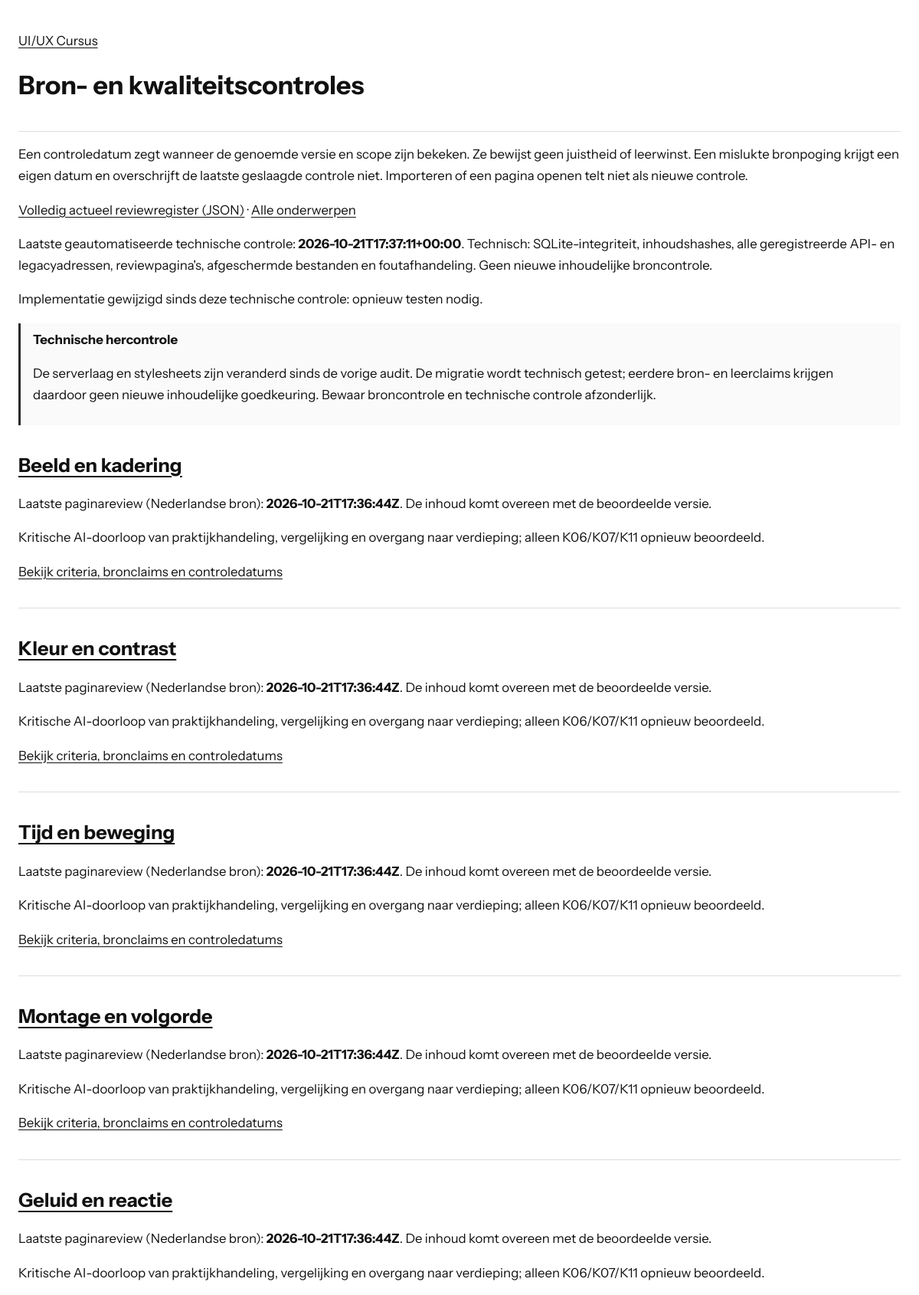
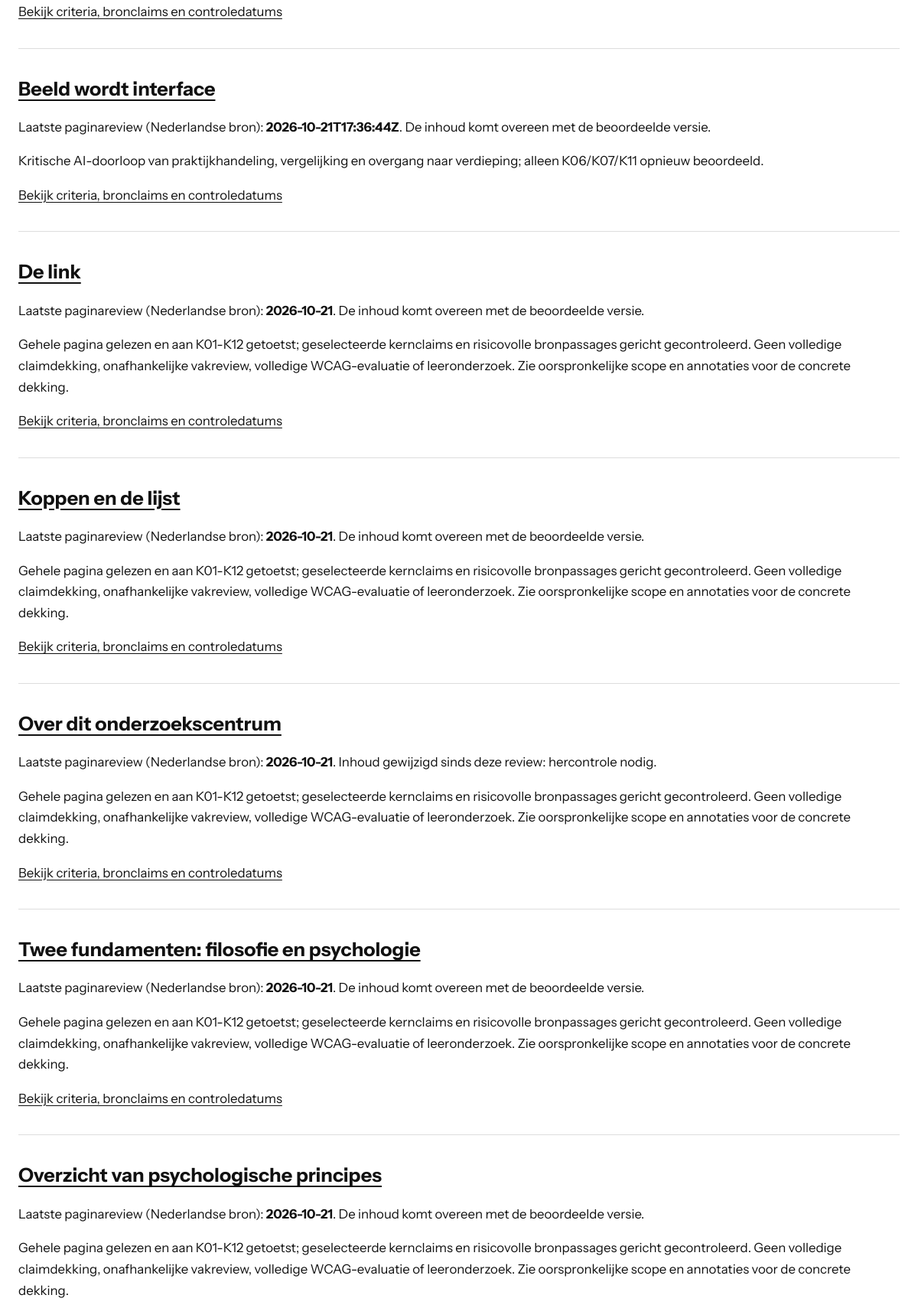
The app's page /checks.php (upper part) with its own data (2 pictures, top to bottom).
### tables this page shows
CREATE TABLE metadata (key TEXT PRIMARY KEY, value TEXT NOT NULL);

CREATE TABLE page_reviews (
    topic_id TEXT PRIMARY KEY REFERENCES topics(id), review_json TEXT NOT NULL,
    last_checked_at TEXT, checked_hash TEXT NOT NULL
);

### lib/course.php (called while the page is built, shortened)
<?php
function course_decode(string $value): array
{
    return json_decode($value, true, 512, JSON_THROW_ON_ERROR);
}
function course_meta(PDO $db, string $key): array
{
    $q = $db->prepare('SELECT value FROM metadata WHERE key = ?');
    $q->execute([$key]);
    $value = $q->fetchColumn();
    return $value === false ? [] : course_decode($value);
}
function course_topics(PDO $db): array
{
    $q = $db->prepare('SELECT id, metadata_json FROM topics ORDER BY position');
    $q->execute();
    return array_map(static function (array $row): array {
        $topic = course_decode($row['metadata_json']);
        $topic['contentFile'] = 'api.php?resource=content&id=' . rawurlencode($row['id']) . '&lang=nl';
        return $topic;
    }, $q->fetchAll());
}
function course_review(PDO $db, string $id): ?array
{
    $q = $db->prepare('SELECT p.*, c.content_hash FROM page_reviews p JOIN contents c ON c.topic_id=p.topic_id AND c.lang=? WHERE p.topic_id=?');
    $q->execute(['nl', $id]);
    $row = $q->fetch();
    $review = course_decode($row['review_json']);
    $review['review_language'] = 'nl';
    $review['last_checked_at'] = $row['last_checked_at'];
    $review['checked_hash'] = $row['checked_hash'];
    $review['current_hash'] = $row['content_hash'];
    $review['needs_content_review'] = $row['checked_hash'] !== $row['content_hash'];
    $q = $db->prepare('SELECT * FROM criterion_checks WHERE topic_id=? ORDER BY criterion');
    $q->execute([$id]);
    foreach ($q as $item) {
        $review['criteria'][$item['criterion']] = [
            'status' => $item['status'], 'evidence' => $item['evidence'],
            'last_checked_at' => $item['last_checked_at'], 'checked_hash' => $item['checked_hash'],
            'needs_review' => $item['checked_hash'] !== $row['content_hash'],
        ];
    }
    $q = $db->prepare('SELECT * FROM claims WHERE topic_id=? ORDER BY id');
    $q->execute([$id]);
    $review['claims'] = [];
    foreach ($q as $item) {
        $claim = course_decode($item['claim_json']);
        $claim['verification'] = $item['verification'];
        $claim['last_attempted_at'] = $item['last_attempted_at'];
        $claim['last_checked_at'] = $item['last_checked_at'];
        $claim['checked_hash'] = $item['checked_hash'];
        $claim['needs_review'] = $item['last_checked_at'] === null || $item['checked_hash'] !== $row['content_hash'];
        $review['claims'][] = $claim;
    }
    return $review;
}
function course_dependencies(PDO $db): array
{
    $expected = course_meta($db, 'audit')['dependency_hashes'] ?? [];
    $result = [];
    foreach ($expected as $file => $hash) {
        $path = COURSE_ROOT . '/' . $file;
        $current = is_file($path) ? hash_file('sha256', $path) : null;
        $result[] = ['file' => $file, 'checked_hash' => $hash, 'current_hash' => $current, 'needs_review' => $current !== $hash];
    }
    return $result;
}
function course_reviews(PDO $db): array
{
    $audit = course_meta($db, 'audit');
    $audit['records'] = [];
    $audit['claim_status_counts'] = [];
    foreach (course_topics($db) as $topic) {
        $review = course_review($db, $topic['id']);
        foreach ($review['claims'] as $claim) {
            $status = $claim['verification'];
            $audit['claim_status_counts'][$status] = ($audit['claim_status_counts'][$status] ?? 0) + 1;
        }
        $audit['records'][] = $review;
    }
    $audit['dependency_review'] = course_dependencies($db);
    $audit['original_audit_counts'] = ['pages' => $audit['page_count'] ?? null, 'criteria' => $audit['criterion_record_count'] ?? null];
    $audit['page_count'] = count($audit['records']);
    $audit['claim_annotation_count'] = array_sum($audit['claim_status_counts']);
    $audit['criterion_record_count'] = array_sum(array_map(static fn(array $record): int => count($record['criteria']), $audit['records']));
    $audit['unreviewed_page_count'] = count(array_filter($audit['records'], static fn(array $record): bool => $record['last_checked_at'] === null));
    $audit['scope_note'] = 'De oorspronkelijke auditscope betreft het archief van 53 pagina’s. De zes praktijkonderwerpen hebben afzonderlijke scope, controledatums en open punten.';
    $audit['technical_validation'] = course_meta($db, 'technical_validation');
    $audit['storage'] = 'SQLite; oorspronkelijke reviewdata blijven behouden bij migratie';
    return $audit;
}
function course_e(mixed $text): string
{
    return htmlspecialchars((string)$text, ENT_QUOTES | ENT_SUBSTITUTE, 'UTF-8');
}

### checks.php (the view, shortened to what this page needs)
<?php
require_once __DIR__ . '/lib/course.php';
try {
    $db = course_db();
    $topics = course_topics($db);
    $selected = isset($_GET['topic']) ? course_slug($_GET['topic']) : null;
    $review = $selected !== null ? course_review($db, $selected) : null;
    $reviews = $selected === null ? course_reviews($db)['records'] : [$review];
} catch (Throwable $error) {
    error_log('Course checks: ' . $error->getMessage());
    http_response_code(503);
    exit('De controles zijn tijdelijk niet beschikbaar.');
}
?>
<!doctype html>
<html lang="nl"><head><meta charset="utf-8"><meta name="viewport" content="width=device-width,initial-scale=1">
<title>Bron- en kwaliteitscontroles - UI/UX Cursus</title><link rel="stylesheet" href="styles/checks.css?v=instrument1"></head>
<body><header><a href="index.php">UI/UX Cursus</a><h1>Bron- en kwaliteitscontroles</h1></header><main>
<p>Een controledatum zegt wanneer de genoemde versie en scope zijn bekeken. Ze bewijst geen juistheid of leerwinst. Een mislukte bronpoging krijgt een eigen datum en overschrijft de laatste geslaagde controle niet. Importeren of een pagina openen telt niet als nieuwe controle.</p>
<p><a href="api.php?resource=reviews">Volledig actueel reviewregister (JSON)</a> · <a href="checks.php">Alle onderwerpen</a></p>
<?php $technical = course_meta($db, 'technical_validation'); if ($technical): ?>
<p>Laatste geautomatiseerde technische controle: <strong><?= course_e($technical['validated_at']) ?></strong>. <?= course_e($technical['scope']) ?></p>
<?php $technicalChanged = array_filter($technical['file_hashes'], static fn(string $hash, string $file): bool => !is_file(COURSE_ROOT . '/' . $file) || hash_file('sha256', COURSE_ROOT . '/' . $file) !== $hash, ARRAY_FILTER_USE_BOTH); if ($technicalChanged): ?><p>Implementatie gewijzigd sinds deze technische controle: opnieuw testen nodig.</p><?php endif; ?>
<?php endif; ?>
<?php $changed = array_filter(course_dependencies($db), static fn(array $r): bool => $r['needs_review']); ?>
<?php if ($changed): ?><aside><strong>Technische hercontrole</strong><p>De serverlaag en stylesheets zijn veranderd sinds de vorige audit. De migratie wordt technisch getest; eerdere bron- en leerclaims krijgen daardoor geen nieuwe inhoudelijke goedkeuring. Bewaar broncontrole en technische controle afzonderlijk.</p></aside><?php endif; ?>
<?php foreach ($reviews as $item): ?>
<section><h2><a href="index.php?topic=<?= course_e($item['id']) ?>#<?= course_e($item['id']) ?>"><?= course_e(array_values(array_filter($topics, static fn(array $t): bool => $t['id'] === $item['id']))[0]['titel']) ?></a></h2>
<p>Laatste paginareview (Nederlandse bron): <strong><?= course_e($item['last_checked_at'] ?? 'nog niet gecontroleerd') ?></strong>. <?= !$item['last_checked_at'] ? 'Nog niet inhoudelijk beoordeeld.' : ($item['needs_content_review'] ? 'Inhoud gewijzigd sinds deze review: hercontrole nodig.' : 'De inhoud komt overeen met de beoordeelde versie.') ?></p>
<p><?= course_e($item['review_scope'] ?? '') ?></p>
<?php if ($selected === null): ?><p><a href="checks.php?topic=<?= course_e($item['id']) ?>">Bekijk criteria, bronclaims en controledatums</a></p><?php endif; ?></section>
<?php endforeach; ?>
</main></body></html>

### styles/checks.css (style rules this page uses)
:root { color-scheme: light; }
body { max-width: 76rem; margin: auto; padding: 1.5rem; color: #111; background: white; font: 1.05rem/1.65 "Instrument Sans",system-ui,sans-serif; }
h1,h2,h3,h4 { font-family: "Instrument Sans",system-ui,sans-serif; line-height: 1.25; overflow-wrap: anywhere; }
header,section,article { padding-block: 1rem; border-bottom: 1px solid #ddd; }
a { color: inherit; text-underline-offset: .2em; }
aside { border-left: 3px solid #292929; padding: .5rem 1rem; background: #fafafa; }

### records on screen
metadata: value "2026-10-21T17:37:11+00:00", value "Technisch: SQLite-integriteit, inhoudshashes, alle geregistreerde API- en legacyadressen, reviewpagina's, afgeschermde bestanden en foutafhandeling. Geen nieuwe inhoudelijke broncontrole."
page_reviews: topic_id "Over dit onderzoekscentrum", last_checked_at "2026-10-21", shows "Inhoud gewijzigd sinds deze review: hercontrole nodig.", review_scope "Gehele pagina gelezen en aan K01-K12 getoetst; geselecteerde kernclaims en risicovolle bronpassages gericht gecontroleerd. Geen volledige claimdekking, onafhankelijke vakreview, volledige WCAG-evaluatie of leeronderzoek. Zie oorspronkelijke scope en annotaties voor de concrete dekking."

### other values on screen
course_e($item['last_checked_at'] ?? 'nog niet gecontroleerd') "2026-10-21T17:36:44Z"
course_e($item['review_scope'] ?? '') "Kritische AI-doorloop van praktijkhandeling, vergelijking en overgang naar verdieping; alleen K06/K07/K11 opnieuw beoordeeld."
course_e($item['last_checked_at'] ?? 'nog niet gecontroleerd') "2026-10-21"
